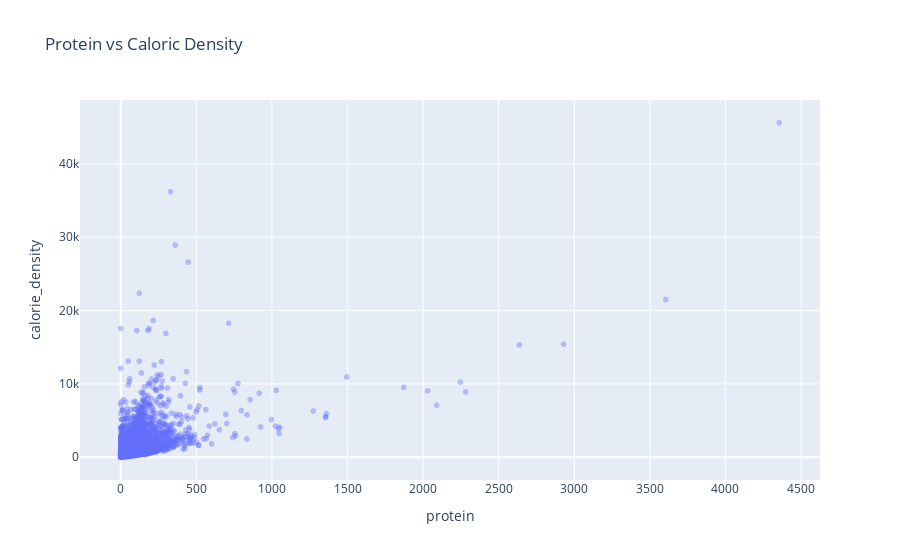

The notebook cell saved with this chart:
### Code cell
nutrition_cols = [
    "calories", "fat", "sugar", "sodium",
    "protein", "saturated_fat", "carbohydrates"
]

recipes["nutrition_list"] = recipes["nutrition"].apply(eval)

for i, col in enumerate(nutrition_cols):
    recipes[col] = recipes["nutrition_list"].apply(lambda x: x[i])

recipes = recipes.drop(columns=["nutrition_list"])

recipes['calorie_density'] = recipes['calories']

fig = px.scatter(
    recipes, 
    x = 'protein',
    y = 'calorie_density',
    opacity = 0.4,
    title = 'Protein vs Caloric Density'
)

fig.show()

### Figure 1 — Plotly figure (JSON) as saved in the notebook; plotly's stock layout.template omitted (floating-point values rounded to 4 significant figures; data arrays with more than 128 entries replaced by an {"elided": "..."} marker saying what was removed)
{"data": [{"hovertemplate": "protein=%{x}<br>calorie_density=%{y}<extra></extra>", "legendgroup": "", "marker": {"color": "#636efa", "opacity": 0.4, "symbol": "circle"}, "mode": "markers", "name": "", "showlegend": false, "type": "scattergl", "x": {"elided": "83782 int values"}, "xaxis": "x", "y": {"elided": "83782 float values"}, "yaxis": "y"}], "layout": {"autosize": true, "legend": {"tracegroupgap": 0}, "title": {"text": "Protein vs Caloric Density"}, "xaxis": {"anchor": "y", "autorange": true, "domain": [0, 1], "range": [-263.2, 4619.0], "title": {"text": "protein"}, "type": "linear"}, "yaxis": {"anchor": "x", "autorange": true, "domain": [0, 1], "range": [-3764.0, 49370.0], "title": {"text": "calorie_density"}, "type": "linear"}}}
